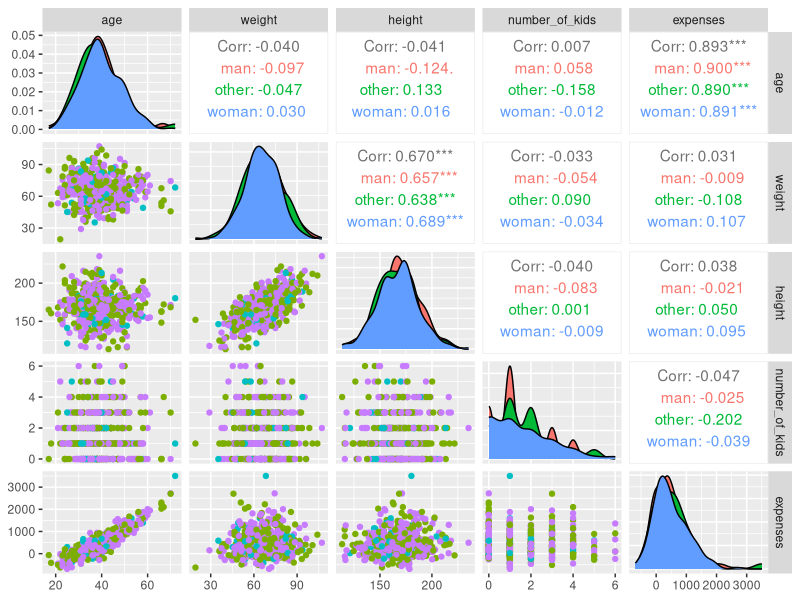
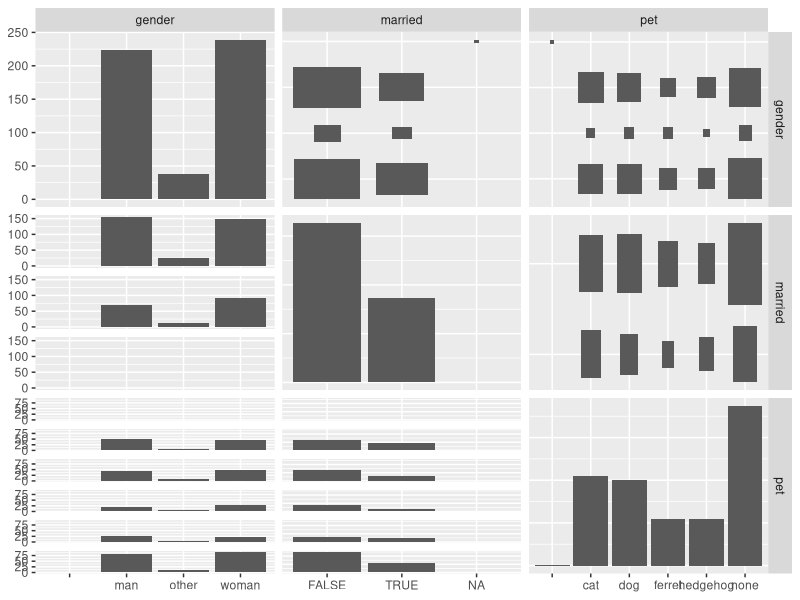
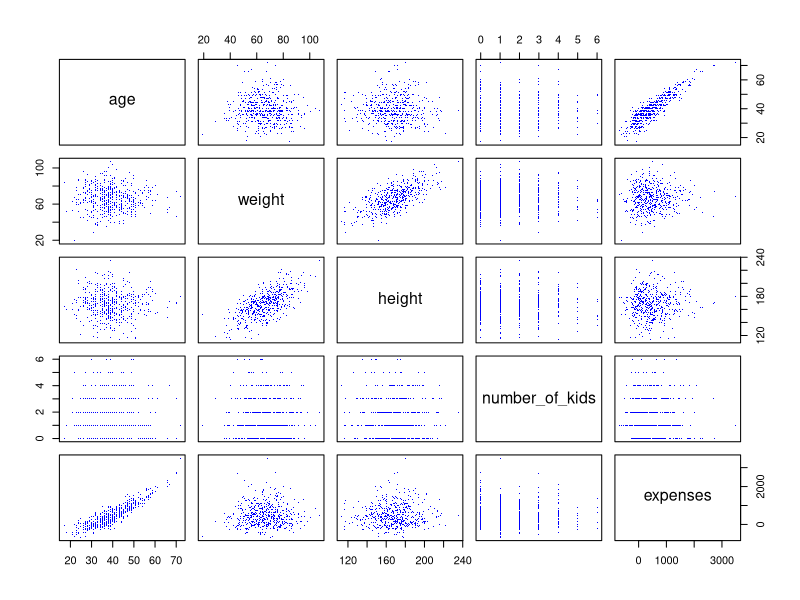
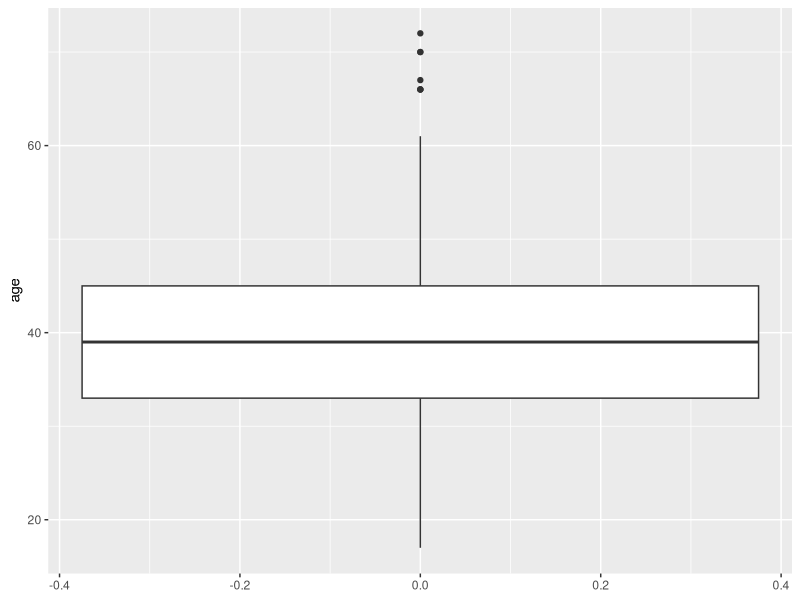
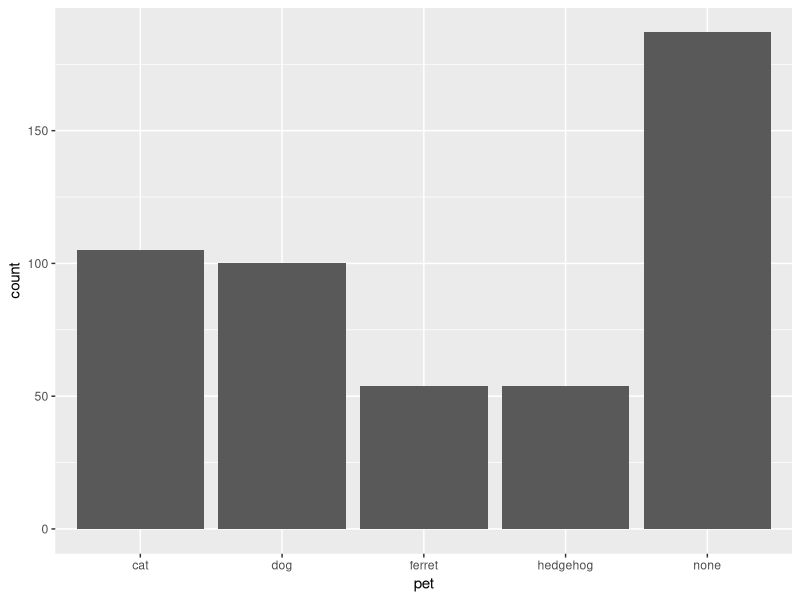
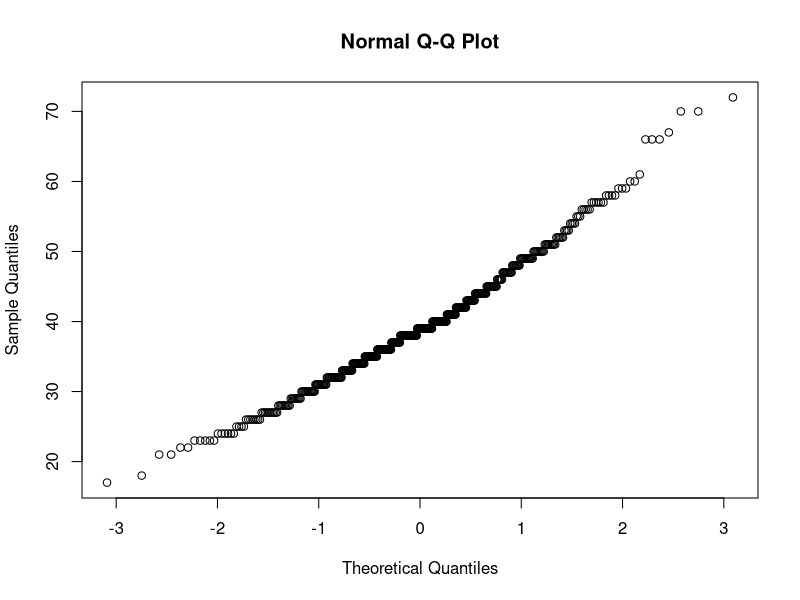

Here is the R script that generated these plots, in order:
## ---- chunk 1
knitr::opts_chunk$set(echo = TRUE)
## ---- chunk 2
df <- read.csv("people.tab", sep="\t")
## ---- chunk 3
library(ggplot2)
library(GGally)

#ggpairs(df[,-which(colnames(df)=='expenses')], aes(col=gender))
ggpairs(df, aes(col=gender), columns = c(1,2,3,6,8))
## ---- chunk 4
ggpairs(df[,c(4,5,7)])
## ---- chunk 5
colSums(is.na(df))
## ---- chunk 6
pairs(~ age + weight + height + number_of_kids + expenses, data = df, col = 'blue', pch='.')
## ---- chunk 7
library(ggplot2)

ggplot(df) + geom_boxplot(aes(y = age))
## ---- chunk 8
# Usuwamy niepoprawny wiersz
ggplot(df[-nrow(df),]) + geom_bar(aes(x = pet))
## ---- chunk 9
df = df[-which(rowSums(is.na(df)) > 0),]
## ---- chunk 10
m <- 170
n <- nrow(df)
S_n <- sqrt((n-1)/n) * sd(df$height)
Z <- (mean(df$height) - m) / S_n * sqrt(nrow(df))
pnorm(Z)
## ---- chunk 11
wilcox.test(df$height, mu=165)
## ---- chunk 12
n <- nrow(df)
S_n <- sqrt((n-1)/n) * sd(df$age)

show(c(mean(df$age) - S_n / sqrt(n) * qnorm(0.995), mean(df$age) + S_n / sqrt(n) * qnorm(0.995)))
## ---- chunk 13
qqnorm(df$age)
## ---- chunk 14
n <- nrow(df)
S2 <- (n-1) / n * var(df$age)

show(c( n*S2 / qchisq(0.995, n-1), n*S2 / qchisq(0.005, n-1) ))
## ---- chunk 15
quantile(df$age)
